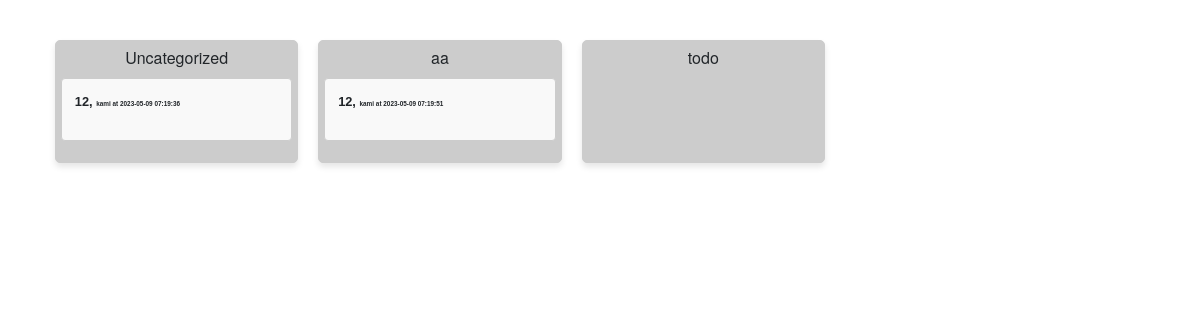
Before: /eink (signed in) with the older database file.
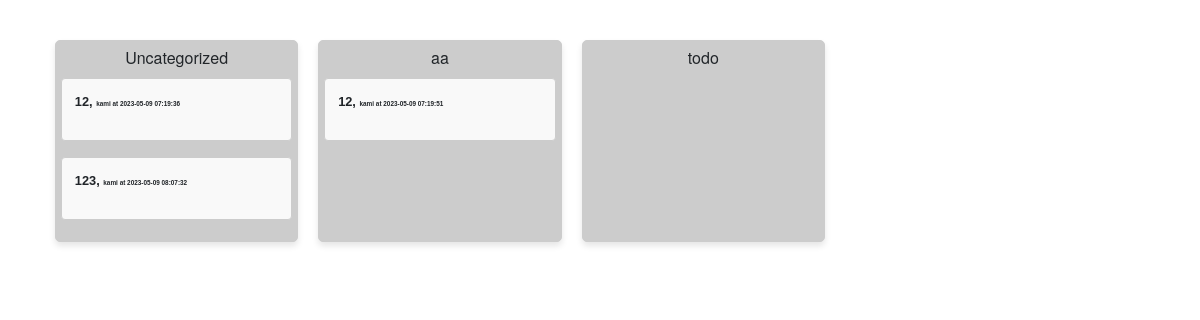
After: the same page with the newer database file.
### app.py (models this page shows, shortened)
class Group(db.Model):
    __tablename__ = 'groups'
    id = db.Column(db.Integer, primary_key=True)
    name = db.Column(db.String(100), nullable=False)
    user_id = db.Column(db.Integer, db.ForeignKey('users.id'), nullable=False)
    notes = db.relationship('Note', backref='group', lazy=True)

class Note(db.Model):
    __tablename__ = 'notes'
    id = db.Column(db.Integer, primary_key=True)
    group_id = db.Column(db.Integer, db.ForeignKey('groups.id'), nullable=True)
    content = db.Column(db.Text, nullable=False)
    date_created = db.Column(db.DateTime, default=datetime.utcnow)
    user_id = db.Column(db.Integer, db.ForeignKey('users.id'), nullable=False)
    member_id = db.Column(db.Integer, db.ForeignKey('members.id'), nullable=True)

class Member(UserMixin, db.Model):
    __tablename__ = 'members'
    id = db.Column(db.Integer, primary_key=True)
    name = db.Column(db.String(100), nullable=False)
    email = db.Column(db.String(100), unique=True, nullable=False)
    password = db.Column(db.String(100), nullable=False)
    user_id = db.Column(db.Integer, db.ForeignKey('users.id'), nullable=False)
    is_admin = db.Column(db.Boolean, default=False)
    notes = db.relationship('Note', backref='member', lazy=True)

### app.py (the view)
@app.route('/eink')
@login_required
def eink():
    if isinstance(current_user, User):
        members = current_user.members
    else:
        members = Member.query.filter_by(user_id=current_user.user.id).all()
    user_id = current_user.id if isinstance(current_user, User) else current_user.user.id
    member_user_ids = [member.user_id for member in members]
    visible_user_ids = [user_id] + member_user_ids
    groups = Group.query.filter(Group.user_id.in_(visible_user_ids)).order_by(Group.name.asc()).all()
    return render_template('eink.html', groups=groups)

### app.py (called while the page is built)
@login_manager.user_loader
def load_user(user_id):
    if user_id.startswith("member_"):
        member_id = int(user_id.split("_")[1])
        return Member.query.get(member_id)
    else:
        return User.query.get(int(user_id))

### templates/eink.html (shortened to what this page needs)
{% extends 'base.html' %}
{% block content %}
<ebody>
  <div class="eink-note-box-container" id="eink-note-box-container">
    {% for group in groups %}
    <div class="eink-note-box" data-group-id="{{ group.id }}">
      <div class="eink-note-box-title">{{ group.name }}</div>
      {% for note in group.notes %}
      {% if (note.group and note.group.id == group.id) or (group.name == "Uncategorized" and not note.group_id)%}
      <div class="eink-note" data-note-id="{{ note.id }}">
        <p><strong>{{ note.content }}</strong>,
          <span class="eink-note-details">{{ note.member.name if note.member else 'Unknown' }} at {{
            note.date_created.strftime('%Y-%m-%d %H:%M:%S')}}</span>
        </p>
      </div>
      {% endif %}
      {% endfor %}
    </div>
    {% endfor %}
  </div>
  <br>
  </div>
  </body>
  {% endblock %}

Changed rows visible on the page:
added Note: content "123", member "kami", date_created "2023-05-09 08:07:32", shown under Group "Uncategorized"
